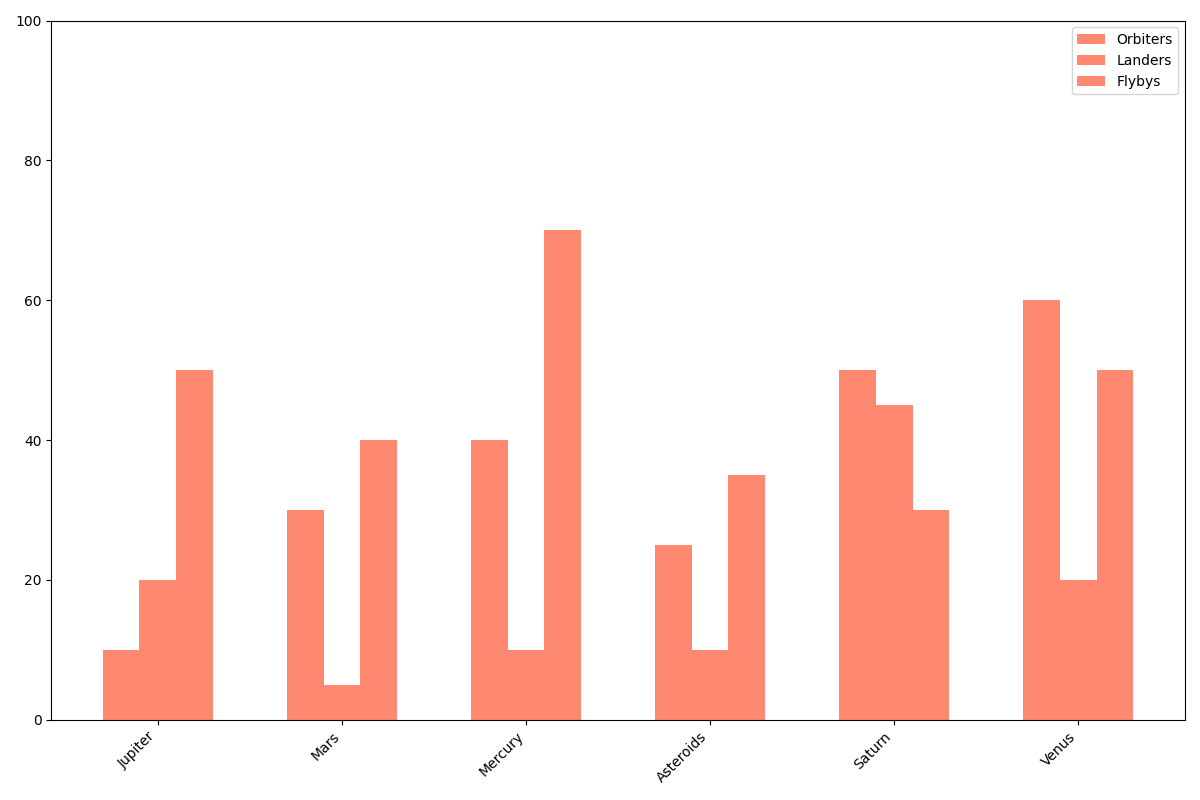

Source code (Python):
import matplotlib.pyplot as plt
import numpy as np

celestial_bodies = ['Jupiter', 'Mars', 'Mercury', 'Asteroids', 'Saturn', 'Venus']
missions_data = {
    'Orbiters': [10, 30, 40, 25, 50, 60],
    'Landers': [20, 5, 10, 10, 45, 20],
    'Flybys': [50, 40, 70, 35, 30, 50]
}

fig, ax = plt.subplots(figsize=(12, 8))

x_pos = np.arange(len(celestial_bodies))
bar_width = 0.2

# Using a single consistent color across all data groups
single_color = '#FF5733'

# Plotting each mission type with the single color
for idx, (mission_type, percentages) in enumerate(missions_data.items()):
    ax.bar(x_pos + idx * bar_width, percentages, bar_width, label=mission_type,
           color=single_color, alpha=0.7)

ax.set_xticks(x_pos + bar_width)
ax.set_xticklabels(celestial_bodies, rotation=45, ha='right')
ax.set_ylim(0, 100)
ax.legend()

plt.tight_layout()
plt.show()
